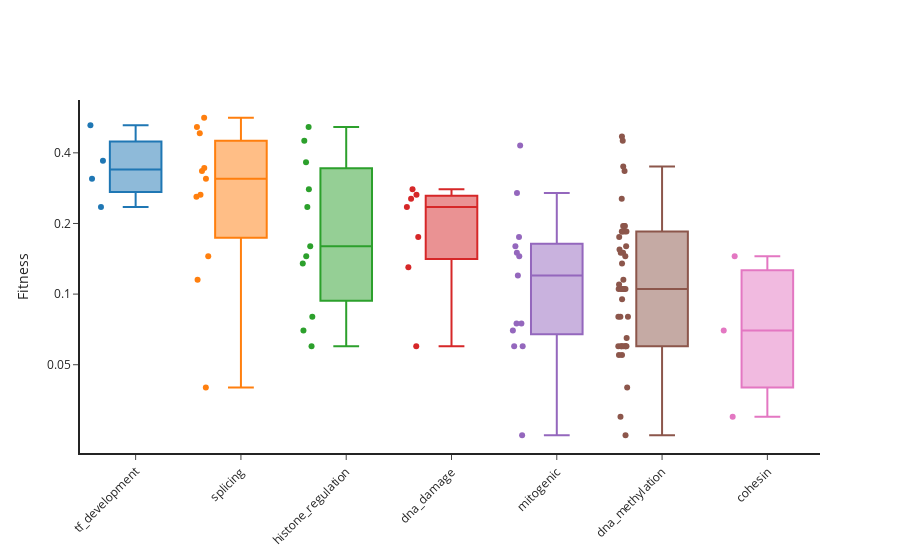
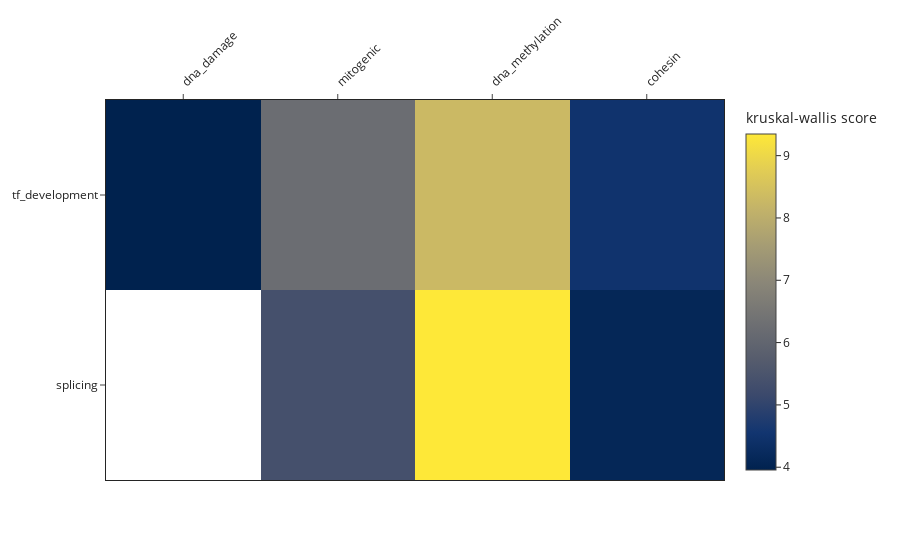

The notebook cell saved with these charts, in order:
### Code cell
import numpy as np
import plotly.graph_objects as go
import pandas as pd
from itertools import combinations
from scipy import stats

# Create gene_to_category dictionary

category_to_gene = dict()
category_to_gene['histone_regulation'] = ['EZH2', 'ASXL1', 'KMT2A', 'KDM6A', 'BCOR', 'BCORL1']
category_to_gene['splicing'] = ['SF3B1', 'U2AF1', 'SRSF2', 'U2AF2', 'ZRSR2', 'LUC7L2', 'DDX41']
category_to_gene['dna_damage'] = ['TP53', 'CDKN2A', 'PPM1D', 'ATRX']
category_to_gene['mitogenic'] = ['KRAS', 'NF1', 'JAK2', 'JAK3', 'SH2B3', 'PTEN', 'PTPN11','NRAS']
category_to_gene['cohesin'] = ['RAD21', 'STAG2']
category_to_gene['tf_development'] = ['GATA2', 'RUNX1', 'ETV6', 'CUX1', 'NOTCH1']
category_to_gene['dna_methylation'] = ['TET2', 'DNMT3A']

gene_to_category = dict()
for k, v in category_to_gene.items():
    for gene in v:
        gene_to_category[gene] = k
        
# Create fitness distribution by category
category_fitness = {element: [] for element in category_to_gene.keys()}
for traj in cohort:
    category_fitness[gene_to_category[traj.gene]].append(traj.fitness)  

# sort dictionary by mean order
category_fitness = dict(sorted(category_fitness.items(),
                        key=lambda item: np.mean(item[1]),
                        reverse=True))

# Plot distribution of fitness by category
fig = go.Figure()
for i, key in enumerate(category_fitness):
    fig.add_trace(
            go.Box(y=category_fitness[key],
                   name=key, boxpoints='all', showlegend=False))
fig.update_xaxes(linewidth=2,tickangle=-45)
fig.update_layout(yaxis_title= 'Fitness', template='simple_white')
fig.update_yaxes(linewidth=2,
                 type='log', tickvals=[0.05,0.1,0.2,0.4])
fig.show()
fig.write_image(path + 'category_fitness.svg')

# Compute Kruskal Wallis test

def gene_statistic(gene_dict, statistic='kruskal-wallis', filter=True):
    """ compute a statistical test to find significant differences in the
    distribution of fitness by gene.
    statistic parameter accepts: 'kruskal' or 'anova'.
    Returns:
    * heatmap with significant statistical differences.
    * dataframe."""

    # Check if statistic is allowed
    if statistic not in ['kruskal-wallis', 'anova']:
        return 'Statistic not recognised.'

    # extract all possible gene combinations
    gene_list = []
    for gene in gene_dict.keys():
        if len(gene_dict[gene]) > 1:
            gene_list.append(gene)

    # Create dataframe to store statistics
    test_df = pd.DataFrame(index=gene_list, columns=gene_list)
    for gene1, gene2 in combinations(gene_list, 2):
        # compute statistic for each possible comination of genes
        if statistic == 'kruskal-wallis':
            stat, pvalue = stats.kruskal(gene_dict[gene1], gene_dict[gene2])
        if statistic == 'anova':
            stat, pvalue = stats.f_oneway(gene_dict[gene1], gene_dict[gene2])
        # if statistic is significant store value in dataframe
        if pvalue < 0.05:
            test_df.loc[gene1, gene2] = stat

    # Clean dataset from nan
    if filter is True:
        test_df = test_df.dropna(how='all', axis=1)
        test_df = test_df.dropna(how='all', axis=0)

    test_df = test_df.reindex(index=test_df.index[::-1])
    y = test_df.index
    x = test_df.columns
    fig = go.Figure(data=go.Heatmap(
                    z=np.array(test_df),
                    x=x,
                    y=y,
                    colorscale='Cividis',
                    colorbar=dict(title=f'{statistic} score')))
    fig.update_xaxes(side="top", mirror=True)
    fig.update_yaxes(side='top', mirror=True)
    fig.update_layout(template='simple_white')

    return fig, test_df


category_fig, category_dic = gene_statistic(category_fitness)
category_fig.update_layout(xaxis_tickangle=-45)
#fig.update_layout(yaxis_tickangle=-45)
category_fig.show()
category_fig.write_image(path + 'category_fitness_statistics.svg', width = 500)

### Figure 1 — Plotly figure (JSON) as saved in the notebook; plotly's stock layout.template omitted (floating-point values rounded to 4 significant figures)
{"data": [{"boxpoints": "all", "name": "tf_development", "showlegend": false, "type": "box", "y": [0.525, 0.235, 0.31, 0.37]}, {"boxpoints": "all", "name": "splicing", "showlegend": false, "type": "box", "y": [0.335, 0.345, 0.515, 0.485, 0.04, 0.265, 0.31, 0.115, 0.26, 0.145, 0.565]}, {"boxpoints": "all", "name": "histone_regulation", "showlegend": false, "type": "box", "y": [0.28, 0.16, 0.135, 0.07, 0.365, 0.45, 0.515, 0.06, 0.235, 0.145, 0.08]}, {"boxpoints": "all", "name": "dna_damage", "showlegend": false, "type": "box", "y": [0.28, 0.13, 0.265, 0.175, 0.235, 0.06, 0.255]}, {"boxpoints": "all", "name": "mitogenic", "showlegend": false, "type": "box", "y": [0.16, 0.075, 0.07, 0.06, 0.06, 0.27, 0.12, 0.025, 0.075, 0.15, 0.175, 0.145, 0.43]}, {"boxpoints": "all", "name": "dna_methylation", "showlegend": false, "type": "box", "y": [0.155, 0.08, 0.335, 0.06, 0.06, 0.06, 0.45, 0.065, 0.03, 0.15, 0.135, 0.16, 0.145, 0.06, 0.185, 0.025, 0.175, 0.04, 0.06, 0.185, 0.11, 0.105, 0.105, 0.15, 0.35, 0.185, 0.105, 0.185, 0.105, 0.095, 0.115, 0.055, 0.055, 0.105, 0.105, 0.08, 0.06, 0.255, 0.06, 0.08, 0.195, 0.47, 0.195, 0.195]}, {"boxpoints": "all", "name": "cohesin", "showlegend": false, "type": "box", "y": [0.07, 0.145, 0.03]}], "layout": {"xaxis": {"linewidth": 2, "tickangle": -45}, "yaxis": {"linewidth": 2, "tickvals": [0.05, 0.1, 0.2, 0.4], "title": {"text": "Fitness"}, "type": "log"}}}

### Figure 2 — Plotly figure (JSON) as saved in the notebook; plotly's stock layout.template omitted (floating-point values rounded to 4 significant figures)
{"data": [{"colorbar": {"title": {"text": "kruskal-wallis score"}}, "colorscale": [[0, "#00224e"], [0.1111, "#123570"], [0.2222, "#3b496c"], [0.3333, "#575d6d"], [0.4444, "#707173"], [0.5556, "#8a8678"], [0.6667, "#a59c74"], [0.7778, "#c3b369"], [0.8889, "#e1cc55"], [1, "#fee838"]], "type": "heatmap", "x": ["dna_damage", "mitogenic", "dna_methylation", "cohesin"], "y": ["splicing", "tf_development"], "z": [[null, 5.378, 9.347, 4.106], [3.955, 6.22, 8.3, 4.5]]}], "layout": {"xaxis": {"mirror": true, "side": "top", "tickangle": -45}, "yaxis": {"mirror": true, "side": "top"}}}
